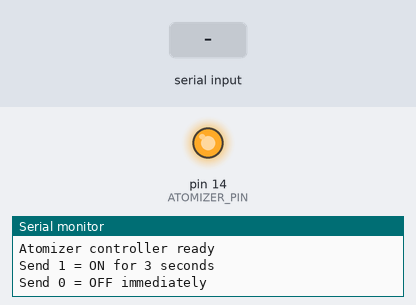
Recording of a sketch running on a simulated Arduino Uno, built with avr-gcc and run on an emulated ATmega328P. On the bench: output pins drawn as LEDs (lit = HIGH), the last lines printed to the serial monitor. The test bench sets the inputs (shaded band).

Above: at 1.2 s.
1.3 s: "1" received over Serial
At 2.3 s:
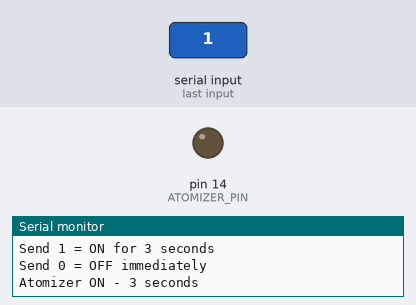
Timing chart, 0 to 5.8 s (numbered marks = the images above; inputs shaded):
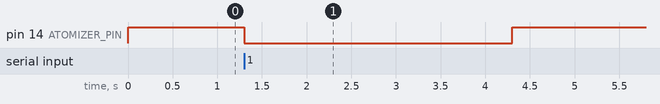

Measured:
- after the input at 1.3 s, pin 14 (ATOMIZER_PIN): HIGH → LOW at once, → HIGH 3.0 s later

The sketch:

vr_scent_colab.ino
```cpp
const int ATOMIZER_PIN = 14;

const int ATOMIZER_ON  = LOW;
const int ATOMIZER_OFF = HIGH;

// duration of scent release in milliseconds
const unsigned long ATOMIZER_DURATION_MS = 3000;

bool atomizerActive = false;
unsigned long activationStartTime = 0;


void turnAtomizerOff()
{
    digitalWrite(ATOMIZER_PIN, ATOMIZER_OFF);

    if (atomizerActive)
    {
        atomizerActive = false;
        Serial.println("Atomizer OFF");
    }
}


// Turn atomizer ON for 3 seconds
void activateAtomizer()
{
    if (atomizerActive)
    {
        Serial.println("Atomizer already active");
        return;
    }

    digitalWrite(ATOMIZER_PIN, ATOMIZER_ON);

    activationStartTime = millis();
    atomizerActive = true;

    Serial.println("Atomizer ON - 3 seconds");
}


void setup()
{

    digitalWrite(ATOMIZER_PIN, ATOMIZER_OFF);
    pinMode(ATOMIZER_PIN, OUTPUT);

    digitalWrite(ATOMIZER_PIN, ATOMIZER_OFF);
    Serial.begin(115200);

    Serial.println("Atomizer controller ready");
    Serial.println("Send 1 = ON for 3 seconds");
    Serial.println("Send 0 = OFF immediately");
}


void loop()
{

    while (Serial.available() > 0)
    {
        char command = Serial.read();

        if (command == '1')
        {
            activateAtomizer();
        }
        else if (command == '0')
        {
            turnAtomizerOff();
        }
    }

    if (atomizerActive &&
        millis() - activationStartTime >= ATOMIZER_DURATION_MS)
    {
        turnAtomizerOff();
    }
}
```
